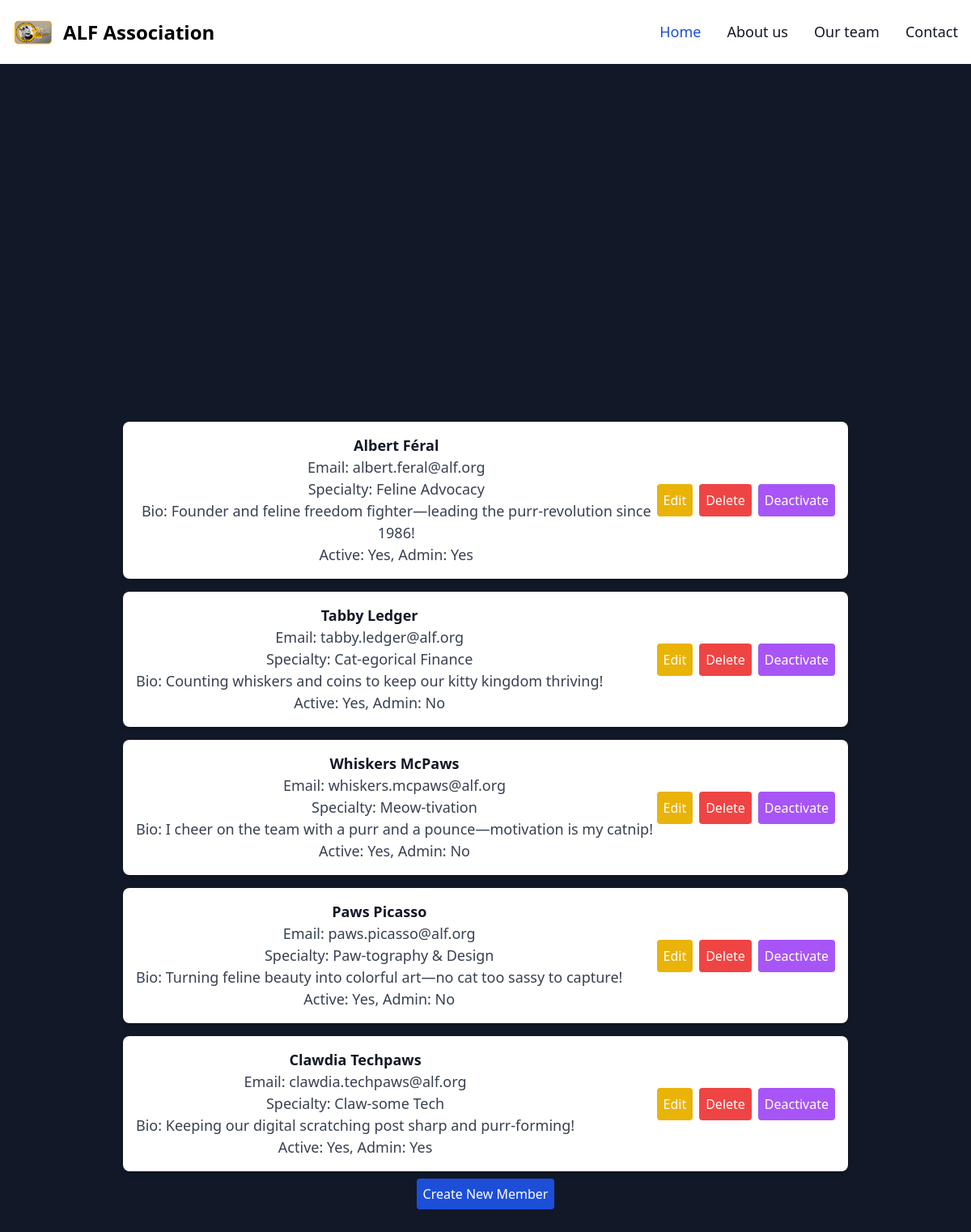
Screenshot of /admin.php (signed in) with the database file from the repository.
### tables this page shows
CREATE TABLE members
(
    kmember       INT PRIMARY KEY AUTO_INCREMENT,
    first_name    VARCHAR(50)  NOT NULL,
    last_name     VARCHAR(50)  NOT NULL,
    fkspecialty   INT,
    photo_url     VARCHAR(255),
    bio           TEXT,
    email         VARCHAR(100),
    password_hash VARCHAR(255) NOT NULL,
    is_active     BOOLEAN   DEFAULT true,
    is_admin      BOOLEAN   DEFAULT false,
    created_at    TIMESTAMP DEFAULT CURRENT_TIMESTAMP,
    FOREIGN KEY (fkspecialty) REFERENCES specialties (kspecialty)
);

CREATE TABLE specialties
(
    kspecialty  INT PRIMARY KEY AUTO_INCREMENT,
    name        VARCHAR(100) NOT NULL UNIQUE,
    description TEXT
);

### core/function.php (called while the page is built, shortened)
<?php
require __DIR__ . '/../core/database.php';
function db(): Database
{
    $path = __DIR__ . '/../config/app.php';
    $config = include($path);
    $db = new Database($config['database']);
    return $db;
}

### config/app.php (called while the page is built)
<?php
return [
    'database' => [
        'host' => 'localhost',
        'port' => 3306,
        'dbname' => 'alf',
        'charset' => 'utf8mb4',
    ],
];

### core/database.php (called while the page is built, shortened)
<?php
class Database
{
    public $connector;
    public $statment;
    public function __construct($config, $user = 'root', $password = null)
    {
        $this->connector = new PDO('mysql:'.http_build_query($config, '', ';'),
            $user,
            $password
        );
    }
    public function query($query, $param = [])
    {
        $this->statment = $this->connector->prepare($query);
        $this->statment->execute($param);
        return $this;
    }
    public function get()
    {
        return $this->statment->fetchAll(PDO::FETCH_ASSOC);
    }
    public function findColumn($columnIndex = 0)
    {
        return $this->statment->fetchColumn($columnIndex);
    }
}

### public/admin.php (the view, shortened to what this page needs)
<?php
include 'partials/header.php';
require_once __DIR__ . '/../core/function.php';
$kmember = $_GET['kmember'] ?? null;
$specialties = db()->query('SELECT kspecialty, name FROM specialties ORDER BY name')->get();
$members = db()->query('SELECT * FROM members ORDER BY last_name, first_name')->get();
$selectedMember = null;
?>
    <div class="min-h-screen flex flex-col justify-center items-center bg-gray-900">
        <h1 class="text-3xl font-bold text-center mb-6 text-gray-900 dark:text-gray-100">ALF Admin Dashboard</h1>
        <?php if (isset($_GET['edit']) && $kmember && $selectedMember): ?>
            <div class="w-full max-w-md">
                <h2 class="text-2xl font-semibold mb-4 text-gray-900 dark:text-gray-100">Edit Member</h2>
                <form action="admin.php" method="POST" class="bg-white dark:bg-gray-800 p-6 rounded-lg shadow-md space-y-4">
                    <input type="hidden" name="action" value="edit_member">
                    <input type="hidden" name="kmember" value="<?php echo htmlspecialchars($selectedMember['kmember']); ?>">
                    <div>
                        <label for="edit_first_name" class="block text-gray-700 dark:text-gray-300">First Name</label>
                        <input type="text" id="edit_first_name" name="first_name" value="<?php echo htmlspecialchars($selectedMember['first_name']); ?>" required class="w-full p-2 border border-gray-300 dark:border-gray-600 rounded focus:outline-none focus:ring-2 focus:ring-blue-500 dark:focus:ring-blue-400 dark:bg-gray-700 dark:text-gray-100">
                    </div>
                    <div>
                        <label for="edit_last_name" class="block text-gray-700 dark:text-gray-300">Last Name</label>
                        <input type="text" id="edit_last_name" name="last_name" value="<?php echo htmlspecialchars($selectedMember['last_name']); ?>" required class="w-full p-2 border border-gray-300 dark:border-gray-600 rounded focus:outline-none focus:ring-2 focus:ring-blue-500 dark:focus:ring-blue-400 dark:bg-gray-700 dark:text-gray-100">
                    </div>
                    <div>
                        <label for="edit_fkspecialty" class="block text-gray-700 dark:text-gray-300">Specialty</label>
                        <select id="edit_fkspecialty" name="fkspecialty" class="w-full p-2 border border-gray-300 dark:border-gray-600 rounded focus:outline-none focus:ring-2 focus:ring-blue-500 dark:focus:ring-blue-400 dark:bg-gray-700 dark:text-gray-100">
                            <option value="">No Specialty</option>
                            <?php foreach ($specialties as $specialty): ?>
                                <option value="<?php echo htmlspecialchars($specialty['kspecialty']); ?>" <?php echo $selectedMember['fkspecialty'] == $specialty['kspecialty'] ? 'selected' : ''; ?>><?php echo htmlspecialchars($specialty['name']); ?></option>
                            <?php endforeach; ?>
                        </select>
                    </div>
                    <div>
                        <label for="edit_bio" class="block text-gray-700 dark:text-gray-300">Bio</label>
                        <textarea id="edit_bio" name="bio" class="w-full p-2 border border-gray-300 dark:border-gray-600 rounded focus:outline-none focus:ring-2 focus:ring-blue-500 dark:focus:ring-blue-400 dark:bg-gray-700 dark:text-gray-100"><?php echo htmlspecialchars($selectedMember['bio'] ?? ''); ?></textarea>
                    </div>
                    <div>
                        <label for="edit_email" class="block text-gray-700 dark:text-gray-300">Email</label>
                        <input type="email" id="edit_email" name="email" value="<?php echo htmlspecialchars($selectedMember['email']); ?>" required class="w-full p-2 border border-gray-300 dark:border-gray-600 rounded focus:outline-none focus:ring-2 focus:ring-blue-500 dark:focus:ring-blue-400 dark:bg-gray-700 dark:text-gray-100">
                    </div>
                    <div class="flex items-center">
                        <input type="checkbox" id="edit_is_active" name="is_active" <?php echo $selectedMember['is_active'] ? 'checked' : ''; ?> class="mr-2">
                        <label for="edit_is_active" class="text-gray-700 dark:text-gray-300">Active</label>
                    </div>
                    <div class="flex items-center">
                        <input type="checkbox" id="edit_is_admin" name="is_admin" <?php echo $selectedMember['is_admin'] ? 'checked' : ''; ?> class="mr-2">
                        <label for="edit_is_admin" class="text-gray-700 dark:text-gray-300">Admin</label>
                    </div>
                    <button type="submit" class="w-full bg-blue-700 text-white p-2 rounded hover:bg-blue-800 dark:bg-blue-600 dark:hover:bg-blue-700 focus:outline-none focus:ring-2 focus:ring-blue-500 dark:focus:ring-blue-400">Update Member</button>
                </form>
                <div class="mt-4">
                    <a href="admin.php" class="bg-gray-500 text-white p-2 rounded hover:bg-gray-600 dark:bg-gray-700 dark:hover:bg-gray-800 focus:outline-none focus:ring-2 focus:ring-gray-500 dark:focus:ring-gray-400">Back to Member List</a>
                </div>
            </div>
        <?php else: ?>
            <div class="w-full max-w-4xl">
                <h2 class="text-2xl font-semibold mb-4 text-gray-900 dark:text-gray-100">Member List</h2>
                <div class="grid gap-4">
                    <?php foreach ($members as $member): ?>
                        <div class="bg-white dark:bg-gray-800 p-4 rounded-lg shadow-md flex justify-between items-center">
                            <div>
                                <p class="text-gray-900 dark:text-gray-100"><strong><?php echo htmlspecialchars($member['first_name'] . ' ' . $member['last_name']); ?></strong></p>
                                <p class="text-gray-700 dark:text-gray-300">Email: <?php echo htmlspecialchars($member['email']); ?></p>
                                <p class="text-gray-700 dark:text-gray-300">Specialty: <?php echo htmlspecialchars($member['fkspecialty'] ? db()->query('SELECT name FROM specialties WHERE kspecialty = ?', [$member['fkspecialty']])->findColumn() : 'No Specialty'); ?></p>
                                <p class="text-gray-700 dark:text-gray-300">Bio: <?php echo htmlspecialchars($member['bio'] ?? 'No bio'); ?></p>
                                <p class="text-gray-700 dark:text-gray-300">Active: <?php echo $member['is_active'] ? 'Yes' : 'No'; ?>, Admin: <?php echo $member['is_admin'] ? 'Yes' : 'No'; ?></p>
                            </div>
                            <div class="flex space-x-2">
                                <a href="admin.php?edit&kmember=<?php echo htmlspecialchars($member['kmember']); ?>" class="bg-yellow-500 text-white p-2 rounded hover:bg-yellow-600 dark:bg-yellow-400 dark:hover:bg-yellow-500 focus:outline-none focus:ring-2 focus:ring-yellow-500 dark:focus:ring-yellow-400">Edit</a>
                                <form action="admin.php" method="POST" class="inline">
                                    <button type="submit" class="bg-red-500 text-white p-2 rounded hover:bg-red-600 dark:bg-red-400 dark:hover:bg-red-500 focus:outline-none focus:ring-2 focus:ring-red-500 dark:focus:ring-red-400" onclick="return confirm('Are you sure you want to delete this member?')">Delete</button>
                                </form>
                                <form action="admin.php" method="POST" class="inline">
                                    <button type="submit" class="bg-purple-500 text-white p-2 rounded hover:bg-purple-600 dark:bg-purple-400 dark:hover:bg-purple-500 focus:outline-none focus:ring-2 focus:ring-purple-500 dark:focus:ring-purple-400">
                                        <?php echo $member['is_active'] ? 'Deactivate' : 'Activate'; ?>
                                    </button>
                                </form>
                            </div>
                        </div>
                    <?php endforeach; ?>
                </div>
                <div class="mt-4">
                    <a href="admin.php?create" class="bg-blue-700 text-white p-2 rounded hover:bg-blue-800 dark:bg-blue-600 dark:hover:bg-blue-700 focus:outline-none focus:ring-2 focus:ring-blue-500 dark:focus:ring-blue-400">Create New Member</a>
                </div>
            </div>
        <?php endif; ?>
    </div>
<?php
include 'partials/footer.php';
?>

### public/partials/header.php (shortened to what this page needs)
<!DOCTYPE html>
<html lang="en">
<head>
    <link href="./partials/styles.css" rel="stylesheet">
    <script src="https://cdn.tailwindcss.com"></script>
</head>
<body>
<nav class="bg-white border-gray-200 dark:bg-gray-900">
    <div class="max-w-screen-xl flex flex-wrap items-center justify-between mx-auto p-4">
        <a href="index.php" class="flex items-center space-x-3 rtl:space-x-reverse">
            <img src="/img/alf-logo.png" class="h-8" alt="ALF Logo" />
            <span class="self-center text-2xl font-semibold whitespace-nowrap dark:text-white">ALF Association</span>
        </a>
        <div class="hidden w-full md:block md:w-auto" id="navbar-default">
            <ul class="font-medium flex flex-col p-4 md:p-0 mt-4 border border-gray-100 rounded-lg bg-gray-50 md:flex-row md:space-x-8 rtl:space-x-reverse md:mt-0 md:border-0 md:bg-white dark:bg-gray-800 md:dark:bg-gray-900 dark:border-gray-700">
                <li>
                    <a href="index.php" class="block py-2 px-3 text-white bg-blue-700 rounded-sm md:bg-transparent md:text-blue-700 md:p-0 dark:text-white md:dark:text-blue-500" aria-current="page">Home</a>
                </li>
                <li>
                    <a href="about.php" class="block py-2 px-3 text-gray-900 rounded-sm hover:bg-gray-100 md:hover:bg-transparent md:border-0 md:hover:text-blue-700 md:p-0 dark:text-white md:dark:hover:text-blue-500 dark:hover:bg-gray-700 dark:hover:text-white md:dark:hover:bg-transparent">About us</a>
                </li>
                <li>
                    <a href="us.php" class="block py-2 px-3 text-gray-900 rounded-sm hover:bg-gray-100 md:hover:bg-transparent md:border-0 md:hover:text-blue-700 md:p-0 dark:text-white md:dark:hover:text-blue-500 dark:hover:bg-gray-700 dark:hover:text-white md:dark:hover:bg-transparent">Our team</a>
                </li>
                <li>
                    <a href="contact.php" class="block py-2 px-3 text-gray-900 rounded-sm hover:bg-gray-100 md:hover:bg-transparent md:border-0 md:hover:text-blue-700 md:p-0 dark:text-white md:dark:hover:text-blue-500 dark:hover:bg-gray-700 dark:hover:text-white md:dark:hover:bg-transparent">Contact</a>
                </li>
            </ul>
        </div>
    </div>
</nav>
</body>
</html>

### public/partials/footer.php (shortened to what this page needs)
</body>
</html>

### public/partials/styles.css (style rules this page uses)
body { margin: 0; padding: 0; text-align: center; background-color: #f9f9f9; }
h1 { font-size: 48px; margin-bottom: 20px; }
p { font-size: 18px; margin-bottom: 30px; }
h2 { font-size: 32px; margin-top: 30px; color: #3978e4; }
ul { list-style: none; padding: 0; }
ul li { font-size: 18px; margin: 10px 0; }

### rows the page displays
members: first_name+last_name "Albert Féral", email "albert.feral@alf.org", fkspecialty.name "Feline Advocacy", bio "Founder and feline freedom fighter—leading the purr-revolution since 1986!", is_active "Yes", is_admin "Yes"
members: first_name+last_name "Tabby Ledger", email "tabby.ledger@alf.org", fkspecialty.name "Cat-egorical Finance", bio "Counting whiskers and coins to keep our kitty kingdom thriving!", is_active "Yes", is_admin "No"
members: first_name+last_name "Whiskers McPaws", email "whiskers.mcpaws@alf.org", fkspecialty.name "Meow-tivation", bio "I cheer on the team with a purr and a pounce—motivation is my catnip!", is_active "Yes", is_admin "No"
members: first_name+last_name "Paws Picasso", email "paws.picasso@alf.org", fkspecialty.name "Paw-tography & Design", bio "Turning feline beauty into colorful art—no cat too sassy to capture!", is_active "Yes", is_admin "No"
members: first_name+last_name "Clawdia Techpaws", email "clawdia.techpaws@alf.org", fkspecialty.name "Claw-some Tech", bio "Keeping our digital scratching post sharp and purr-forming!", is_active "Yes", is_admin "Yes"
